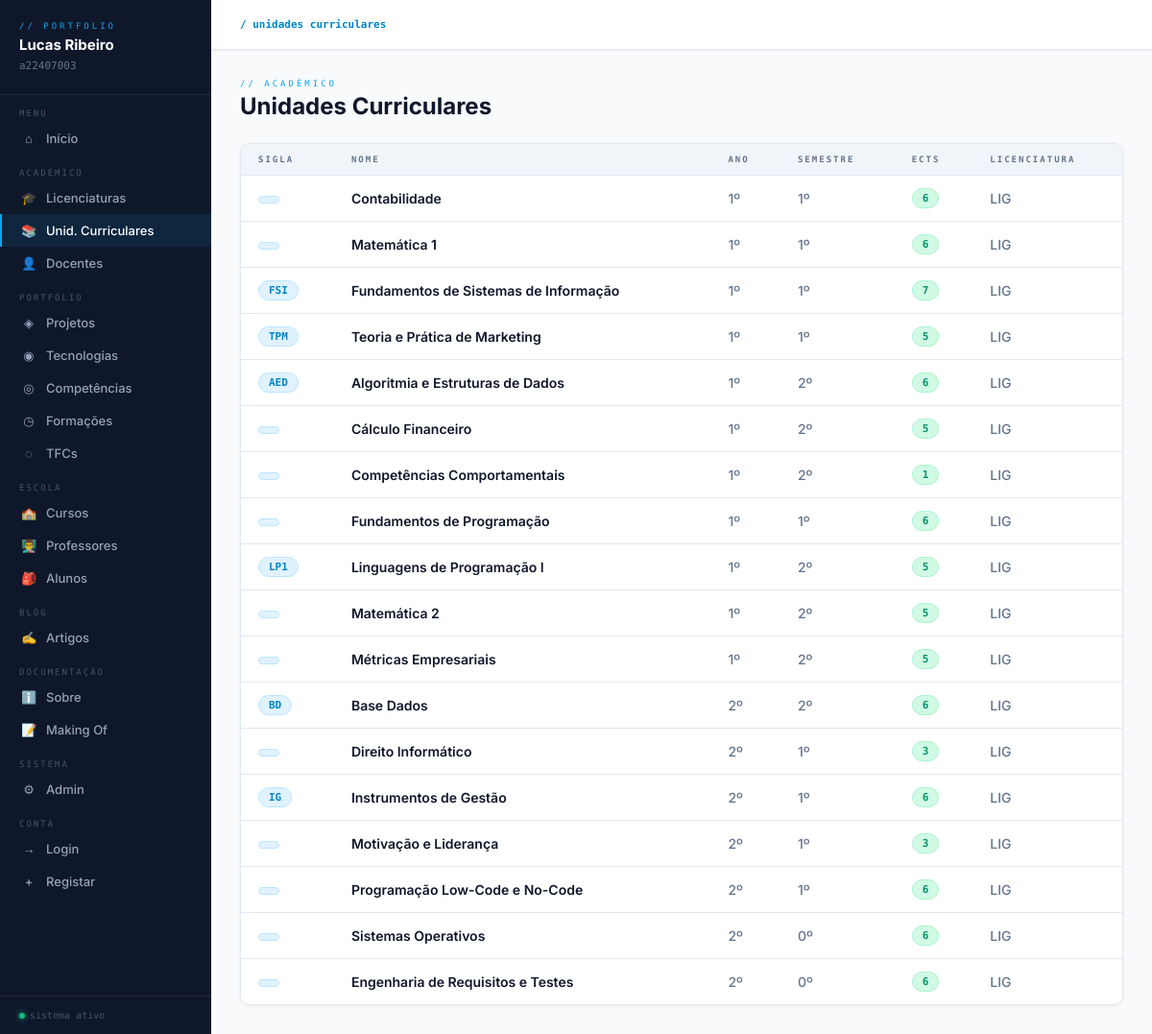
The page /ucs/ on the database as committed earlier.
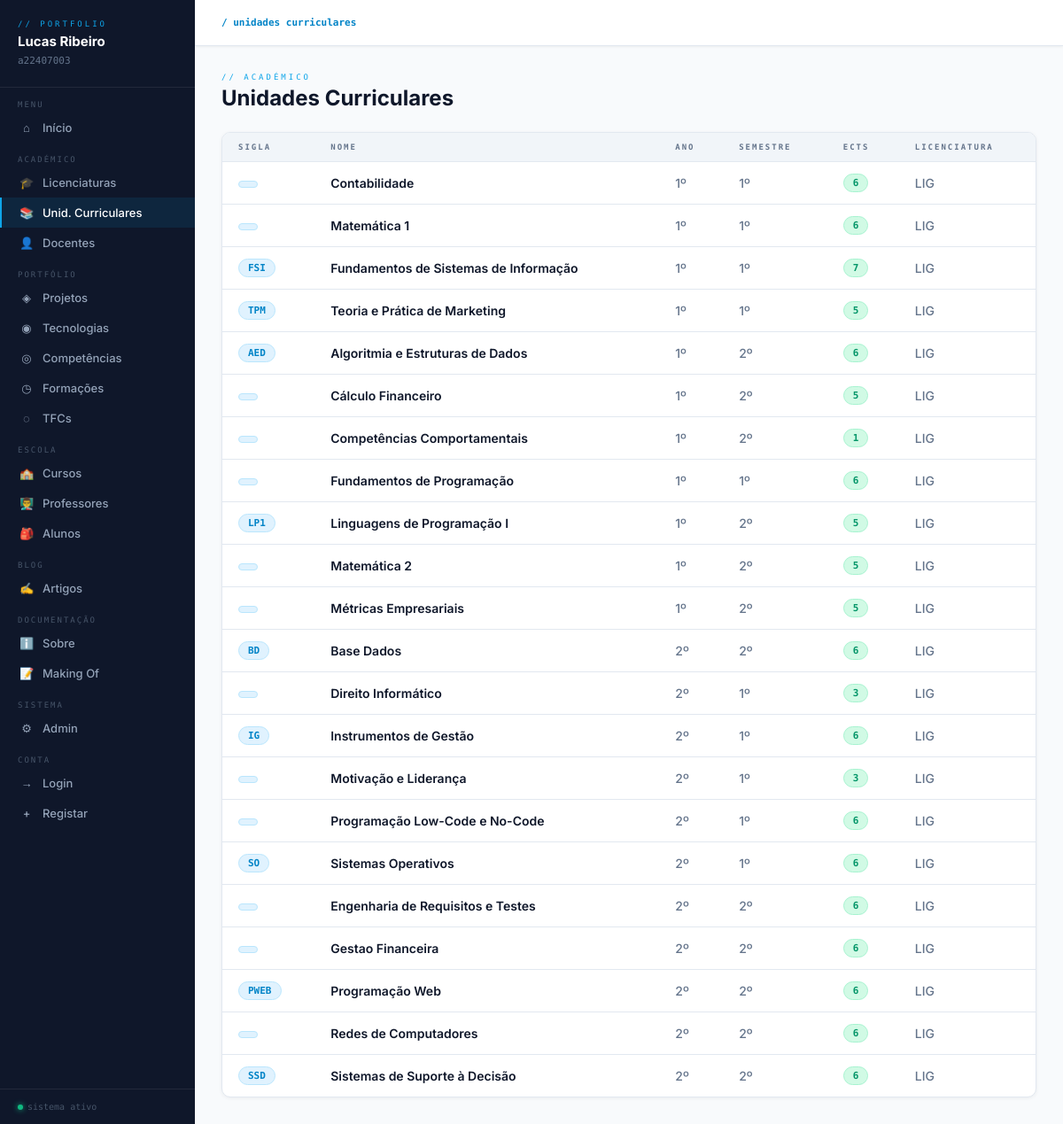
The same page on the database as committed later.
### portfolio/models.py (models this page shows, shortened)
class UnidadeCurricular(models.Model):
    licenciatura = models.ForeignKey(Licenciatura, on_delete=models.CASCADE, related_name='ucs')
    docentes = models.ManyToManyField(Docente, blank=True)
    nome = models.CharField(max_length=200)
    sigla = models.CharField(max_length=20, blank=True)
    ano = models.IntegerField()
    semestre = models.IntegerField()
    ects = models.IntegerField(default=6)
    imagem = models.ImageField(upload_to='ucs/', blank=True)
    url_programa = models.URLField(blank=True)
    course_code = models.CharField(max_length=20, blank=True)
    curricular_unit_code = models.CharField(max_length=20, blank=True)
    bibliografia = models.TextField(blank=True)
    metodologia = models.TextField(blank=True)
    objetivos = models.TextField(blank=True)
    programa = models.TextField(blank=True)
    apresentacao = models.TextField(blank=True)
    avaliacao = models.TextField(blank=True)

class Licenciatura(models.Model):
    nome = models.CharField(max_length=200)
    sigla = models.CharField(max_length=20)
    url_site = models.URLField(blank=True)
    descricao = models.TextField(blank=True)
    imagem = models.ImageField(upload_to='licenciatura/', blank=True)

### portfolio/views.py (the view)
# urls.py: path('ucs/', views.ucs_list, name='ucs_list'),
def ucs_list(request):
    return render(request, 'portfolio/ucs_list.html', {'ucs': UnidadeCurricular.objects.all()})

### portfolio/templates/portfolio/ucs_list.html (shortened to what this page needs)
{% extends 'portfolio/base.html' %}
{% load grupo_tags %}
{% block nav_uc %}active{% endblock %}
{% block breadcrumb %}<b>/ unidades curriculares</b>{% endblock %}
{% block content %}
<div class="page-header">
    <div>
        <div class="page-label">// académico</div>
        <div class="page-title">Unidades Curriculares</div>
    </div>
</div>
<div class="card">
    <table>
        <thead>
            <tr>
                <th>Sigla</th><th>Nome</th><th>Ano</th><th>Semestre</th><th>ECTS</th><th>Licenciatura</th>
            </tr>
        </thead>
        <tbody>
        {% for uc in ucs %}
            <tr>
                <td><span class="badge badge-cyan">{{ uc.sigla }}</span></td>
                <td class="text-dark">{{ uc.nome }}</td>
                <td class="text-muted">{{ uc.ano }}º</td>
                <td class="text-muted">{{ uc.semestre }}º</td>
                <td><span class="badge badge-green">{{ uc.ects }}</span></td>
                <td class="text-muted">{{ uc.licenciatura.sigla }}</td>
            </tr>
        {% empty %}
            <tr><td colspan="7"><div class="empty"><span>📚</span>Nenhuma UC adicionada ainda.</div></td></tr>
        {% endfor %}
        </tbody>
    </table>
</div>
{% endblock %}

Rows that differ between the two databases and show on the page:
changed UnidadeCurricular "Sistemas Operativos": sigla (not shown) → "SO"; semestre "0" → "1"
changed UnidadeCurricular "Engenharia de Requisitos e Testes": semestre "0" → "2"
added UnidadeCurricular: nome "Gestao Financeira", ano "2", semestre "2", ects "6", licenciatura.sigla "LIG"
added UnidadeCurricular: sigla "PWEB", nome "Programação Web", ano "2", semestre "2", ects "6", licenciatura.sigla "LIG"
added UnidadeCurricular: nome "Redes de Computadores", ano "2", semestre "2", ects "6", licenciatura.sigla "LIG"
added UnidadeCurricular: sigla "SSD", nome "Sistemas de Suporte à Decisão", ano "2", semestre "2", ects "6", licenciatura.sigla "LIG"
